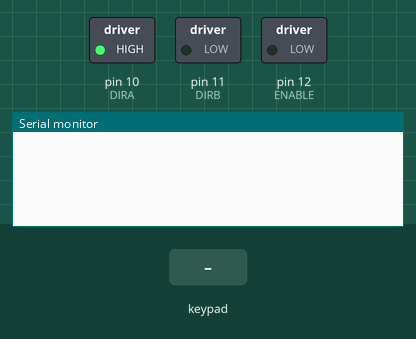
Recording of a sketch running on a simulated Arduino Uno, built with avr-gcc and run on an emulated ATmega328P. On the bench: switched loads named in the sketch (green lamp = pin HIGH), the last lines printed to the serial monitor. The inputs (shaded band) are chosen by the test bench.

Above: at 1.2 s.
1.3 s: key '1' pressed
At 2.3 s:
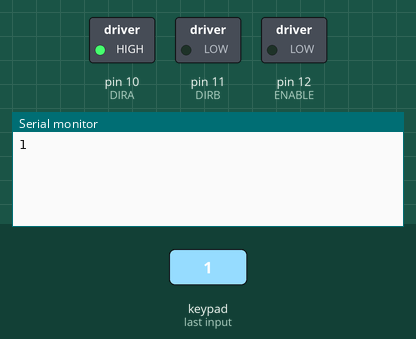
2.8 s: keypad keys 9 8 7 6 # pressed 0.4 s apart
At 5.0 s:
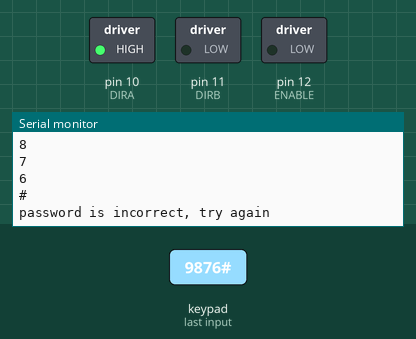
6.3 s: key 'A' pressed
At 7.4 s:
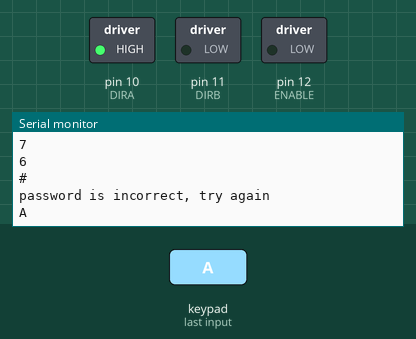
7.8 s: keypad keys 9 8 7 6 * pressed 0.4 s apart
At 9.9 s:
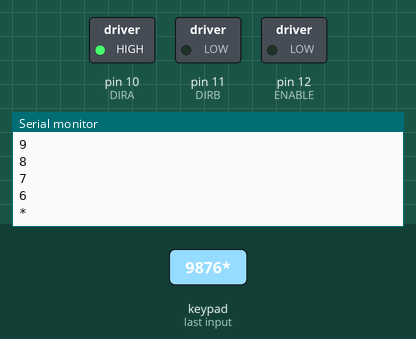
11.3 s: key 'B' pressed
At 12.4 s:
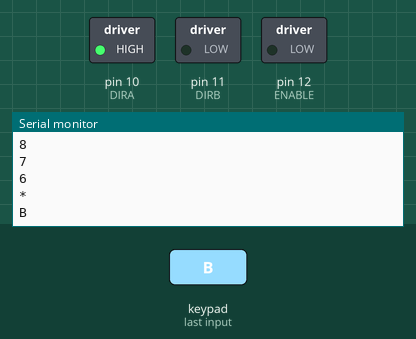
12.8 s: keypad keys 9 8 7 6 D pressed 0.4 s apart
At 14.9 s:
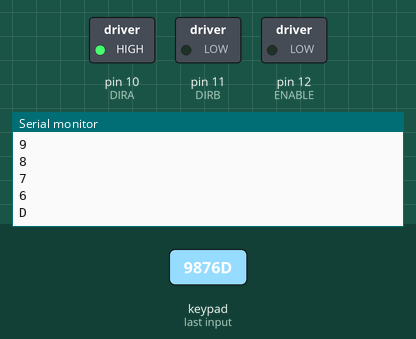
Timing chart, 0 to 16.4 s (numbered marks = the images above; inputs shaded):
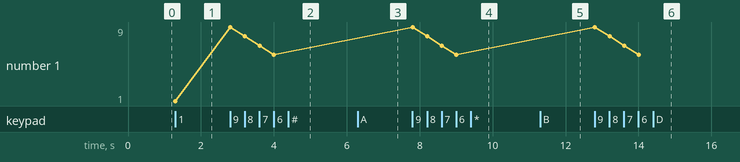

The sketch:

keypad_and_fan.ino
```cpp
// Feb 5, 2022: Mike Donovan - keypad turning on a dc motor for some number of seconds.
// 2016.12.9 - www.elegoo.com
// Alexander Brevig, alexanderbrevig@gmail.com - alexanderbrevig@gmail.com

#include <Keypad.h>

const byte ROWS = 4; //four rows
const byte COLS = 4; //four columns
//define the symbols on the buttons of the keypads
char hexaKeys[ROWS][COLS] = {
  {'1','2','3','A'},
  {'4','5','6','B'},
  {'7','8','9','C'},
  {'*','0','#','D'}
};
byte rowPins[ROWS] = {9, 8, 7, 6}; //connect to the row pinouts of the keypad
byte colPins[COLS] = {5, 4, 3, 2}; //connect to the column pinouts of the keypad

//initialize an instance of class NewKeypad
Keypad keypad = Keypad( makeKeymap(hexaKeys), rowPins, colPins, ROWS, COLS);

String input_password;
const String password = "7"; // change your password here
const int delayTime = 5; // How many seconds to keep the fan on when the password is correct

#define ENABLE 12
#define DIRA 10
#define DIRB 11

void setup(){
  pinMode(ENABLE,OUTPUT);
  pinMode(DIRA,OUTPUT);
  pinMode(DIRB,OUTPUT);
  Serial.begin(9600);

  // set the fan up to turn but disable it
  digitalWrite(ENABLE,LOW);
  digitalWrite(DIRA,HIGH);
  digitalWrite(DIRB,LOW);
}

void loop(){
  digitalWrite(ENABLE,LOW);
  char key = keypad.getKey();

  if (key){
    Serial.println(key);

    if(key == '*') {
      input_password = ""; // clear input password
    } else if(key == '#') {
      if(password == input_password) {
        Serial.println("password is correct");
        digitalWrite(ENABLE,HIGH);
        Serial.println("Fan on");

        int i;

        Serial.println(delayTime);
        for (i=delayTime; i>0; i--) {
          delay(1000);
          Serial.println(i-1);
        }
        digitalWrite(ENABLE,LOW);
        Serial.println("Fan off");

      } else {
        Serial.println("password is incorrect, try again");
      }

      input_password = ""; // clear input password

    } else {
      input_password += key; // append new character to input password string
    }
  }
}
```

Measured:
- after the input at 1.3 s, the serial monitor: prints a new line at once (image 1)
- after the input at 2.8 s, the serial monitor: prints a new line at once (image 2)
- after the input at 6.3 s, the serial monitor: prints a new line at once (image 3)
- after the input at 7.8 s, the serial monitor: prints a new line at once (image 4)
- after the input at 11.3 s, the serial monitor: prints a new line at once (image 5)
- after the input at 12.8 s, the serial monitor: prints a new line at once (image 6)
- plotted number 1: 1 → 6 after the input at 2.8 s
